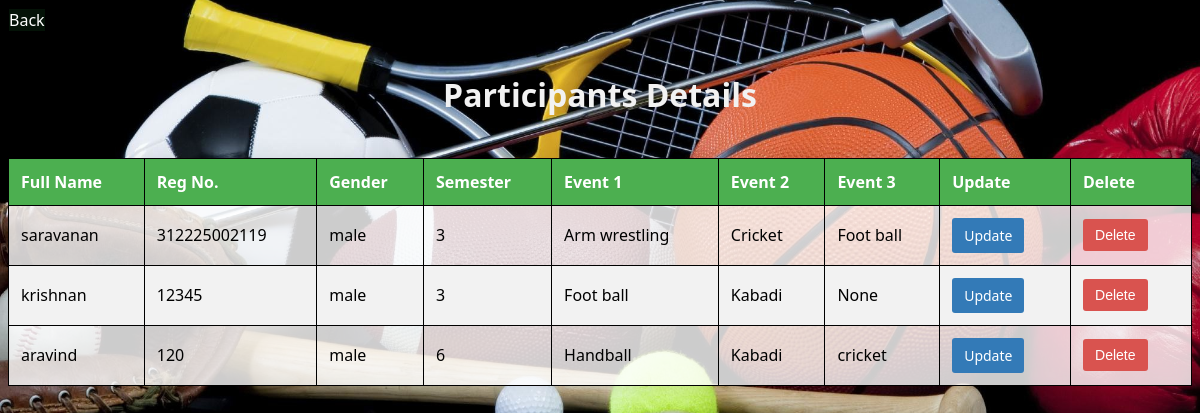
/participants, run on the app's committed database.
### website/models.py (models this page shows)
class Event(UserMixin,db.Model):
    id = db.Column(db.Integer, primary_key=True)
    full_name = db.Column(db.String(100), nullable=False)
    reg_no = db.Column(db.String(20), nullable=False)
    gender = db.Column(db.String(10), nullable=False)
    semester = db.Column(db.String(10), nullable=False)
    event1 = db.Column(db.String(50), nullable=False)
    event2 = db.Column(db.String(50), nullable=False)
    event3 = db.Column(db.String(50), nullable=False)

### website/views.py (the view)
@views.route('/participants', methods=['POST','GET'])
def participants():
    data = Event.query.all()
    return render_template("participants.html",data=data)

### website/templates/participants.html (shortened to what this page needs)
<!DOCTYPE html>
<html lang="en">
<head>
</head>
<body>
    <a href="{{ url_for('views.admin_dashboard') }}" class="btnBack">Back</a>
    <h1 style="color: #f2f2f2;">Participants Details</h1>
    <table>
        <thead>
            <tr>
                <th>Full Name</th>
                <th>Reg No.</th>
                <th>Gender</th>
                <th>Semester</th>
                <th>Event 1</th>
                <th>Event 2</th>
                <th>Event 3</th>
                <th>Update</th>
                <th>Delete</th>
            </tr>
        </thead>
        <tbody>
            {% for row in data %}
                <tr>
                    <td>{{ row.full_name }}</td>
                    <td>{{ row.reg_no }}</td>
                    <td>{{ row.gender }}</td>
                    <td>{{ row.semester }}</td>
                    <td>{{ row.event1 }}</td>
                    <td>{{ row.event2 }}</td>
                    <td>{{ row.event3 }}</td>
                    <td><a href="{{ url_for('views.update_participant', participant_id=row.id) }}" class="btnUpdate">Update</a></td>
                    <td>
                        <form action="{{ url_for('views.delete_event', event_id=row.id) }}" method="post">
                            <button type="submit" class="btnDelete" onclick="return confirm('Are you sure you want to delete this participant?')">Delete</button>
                        </form>
                    </td>
                </tr>
            {% endfor %}
        </tbody>
    </table>
</body>
</html>

### website/templates/participants.html (style rules this page uses)
body { font-family: 'Segoe UI', Tahoma, Geneva, Verdana, sans-serif; background: url('../static/home.jpg'); background-size: cover; background-position: center; }
h1 { text-align: center; color: #333; padding: 20px 0; }
table { width: 100%; border-collapse: collapse; margin: 20px 0; box-shadow: 0 0 20px rgba(0, 0, 0, 0.1); overflow: hidden; background-color: rgba(255, 255, 255, 0.8); }
th, td { border: 1px solid #000; text-align: left; padding: 12px; }
th { background-color: #4CAF50; color: white; }
tr:nth-child(even) { background-color: #f2f2f2; }
.btnBack { display: inline-block; background-color: #041207; color: white; text-decoration: none; text-align: center; border: 1px solid black; border-radius: 1; cursor: pointer; font-size: 16px; }
.btnUpdate, .btnDelete { display: inline-block; padding: 8px 12px; margin-right: 5px; text-align: center; cursor: pointer; border: none; border-radius: 3px; text-decoration: none; font-size: 14px; transition: background-color 0.3s; }
.btnUpdate { background-color: #337ab7; color: white; }
.btnDelete { background-color: #d9534f; color: white; }

### data on the page
Event: full_name "saravanan", reg_no "312225002119", gender "male", semester "3", event1 "Arm wrestling", event2 "Cricket", event3 "Foot ball"
Event: full_name "krishnan", reg_no "12345", gender "male", semester "3", event1 "Foot ball", event2 "Kabadi", event3 "None"
Event: full_name "aravind", reg_no "120", gender "male", semester "6", event1 "Handball", event2 "Kabadi", event3 "cricket"
